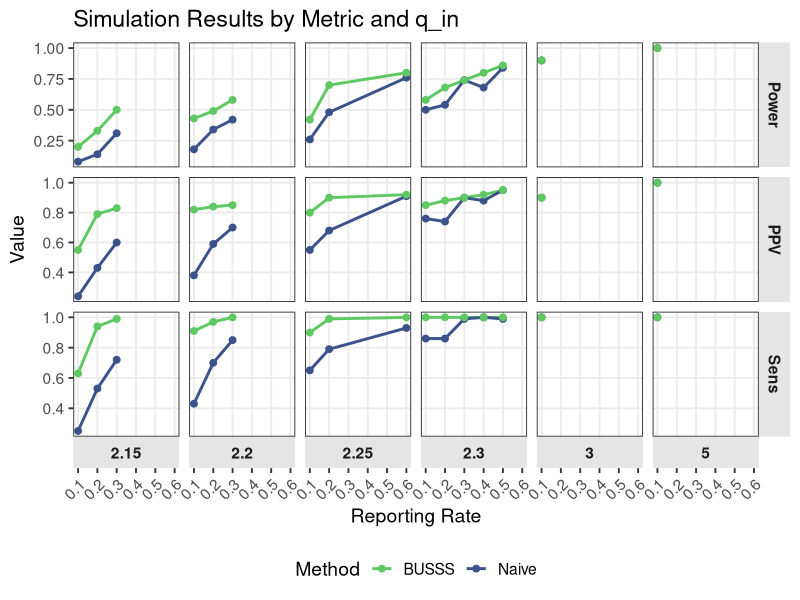

R code for this plot:
## ---- chunk 1
#| include: false

# Load packages
library(tidyverse)
library(ggforce)

## ---- chunk 2
library(ggplot2)
library(dplyr)
library(tidyr)

# Recreate data frame
df <- tribble(
  ~Reporting, ~q_in, ~Naive_Power, ~Naive_Sens, ~Naive_PPV,
  ~BUSSS_Power, ~BUSSS_Sens, ~BUSSS_PPV,
  0.1, 2.15, 0.08, 0.25, 0.24, 0.20, 0.63, 0.55,
  0.2, 2.15, 0.14, 0.53, 0.43, 0.33, 0.94, 0.79,
  0.3, 2.15, 0.31, 0.72, 0.60, 0.50, 0.99, 0.83,
  0.1, 2.20, 0.18, 0.43, 0.38, 0.43, 0.91, 0.82,
  0.2, 2.20, 0.34, 0.70, 0.59, 0.49, 0.97, 0.84,
  0.3, 2.20, 0.42, 0.85, 0.70, 0.58, 1.00, 0.85,
  0.1, 2.25, 0.26, 0.65, 0.55, 0.42, 0.90, 0.80,
  0.2, 2.25, 0.48, 0.79, 0.68, 0.70, 0.99, 0.90,
  0.6, 2.25, 0.76, 0.93, 0.91, 0.80, 1.00, 0.92,
  1.0, 2.25, 0.86, 1.00, 0.94, 0.86, 1.00, 0.94,
  0.1, 2.30, 0.50, 0.86, 0.76, 0.58, 1.00, 0.85,
  0.2, 2.30, 0.54, 0.86, 0.74, 0.68, 1.00, 0.88,
  0.3, 2.30, 0.74, 0.99, 0.90, 0.74, 1.00, 0.90,
  0.4, 2.30, 0.68, 1.00, 0.88, 0.80, 1.00, 0.92,
  0.5, 2.30, 0.84, 0.99, 0.95, 0.86, 1.00, 0.95,
  0.1, 3.00, 0.90, 1.00, 0.90, 0.90, 1.00, 0.90,
  0.1, 5.00, 1.00, 1.00, 1.00, 1.00, 1.00, 1.00
)

# Reshape data to long format
df_long <- df %>%
  pivot_longer(
    cols = -c(Reporting, q_in),
    names_to = c("Method", "Metric"),
    names_pattern = "(Naive|BUSSS)_(.*)",
    values_to = "Value"
  )

# Plot: nested facets (Metric rows, q_in columns)
df_long |> 
  filter(Reporting < 1.0) |> 
  ggplot(aes(x = Reporting, y = Value, color = Method, group = Method)) +
    geom_line(linewidth = 1) +
    geom_point(size = 2) +
    facet_grid(Metric ~ q_in, scales = "free_y", switch = "x") +
    scale_color_manual(values = c("Naive" = "#3b528b", "BUSSS" = "#5ec962")) +
    scale_x_continuous(breaks = unique(df_long$Reporting)) +
    labs(
      x = "Reporting Rate",
      y = "Value",
      color = "Method",
      title = "Simulation Results by Metric and q_in"
    ) +
    theme_bw(base_size = 14) +
    theme(
      panel.grid.minor = element_blank(),
      strip.background = element_rect(fill = "grey90", color = NA),
      strip.text = element_text(face = "bold"),
      axis.text.x = element_text(angle = 45, hjust = 1),
      legend.position = 'bottom'
    )

